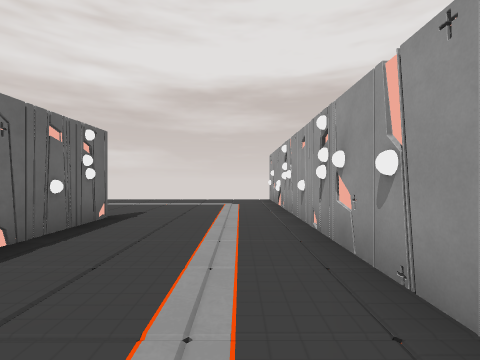
View 1 (above)

17 first-person views from a walk through a 3-D level made in the Godot game engine. The camera is 1.5 m above the floor, looks level and sees 85° across. The floor is counted in squares, 2 m on a side. Each view is taken from the middle of a square. On the plan, view 1 faces up. The plan holds only what a view shows up to about 9 squares ahead; the rest is blank.

View 2
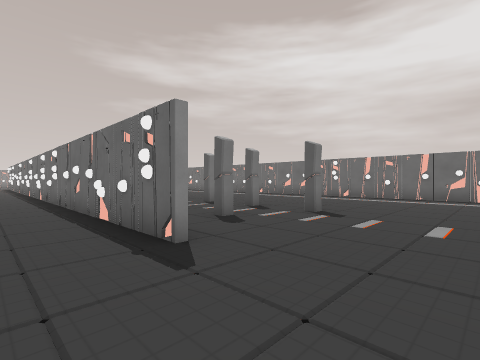

View 3
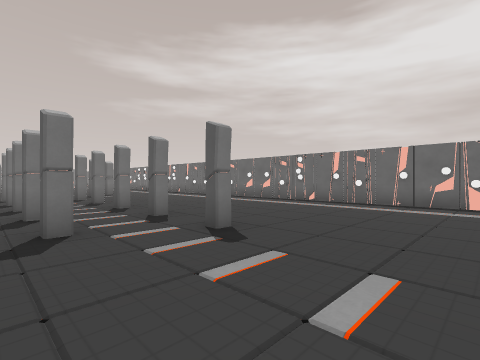

View 4
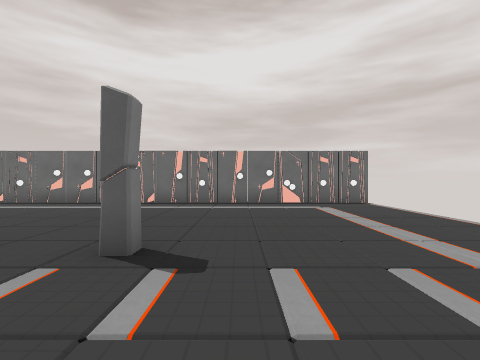

View 5
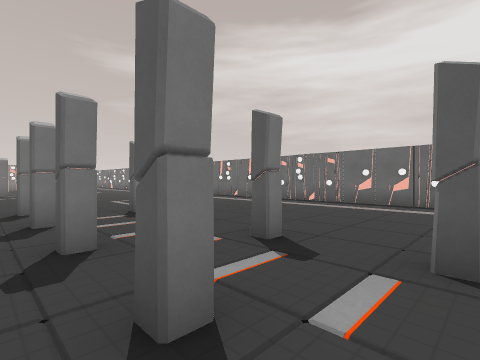

View 6
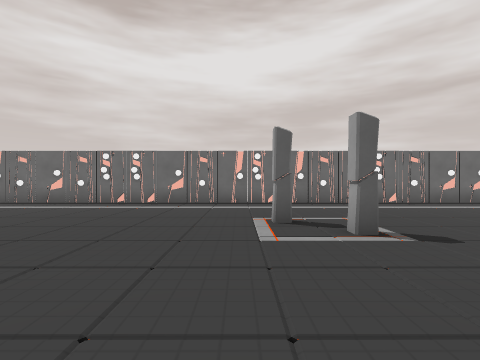

View 7
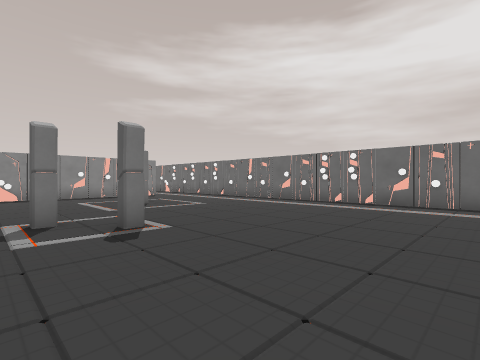

View 8
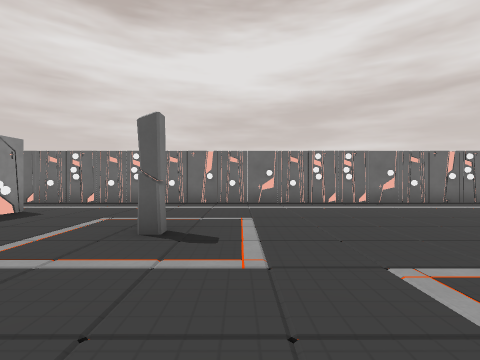

View 9
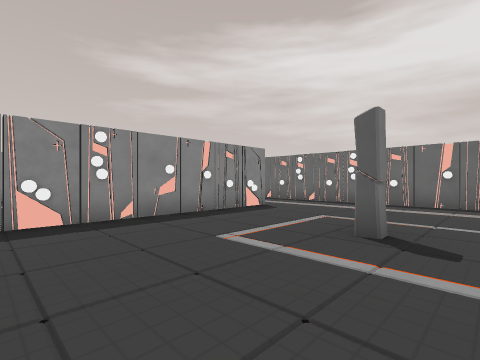

View 10
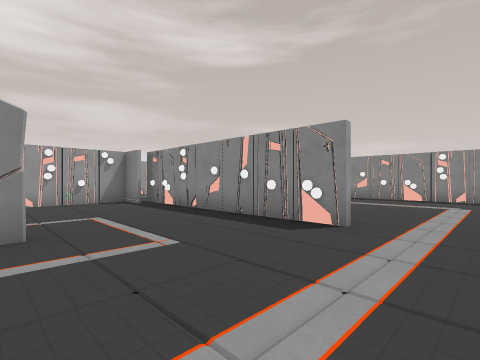

View 11
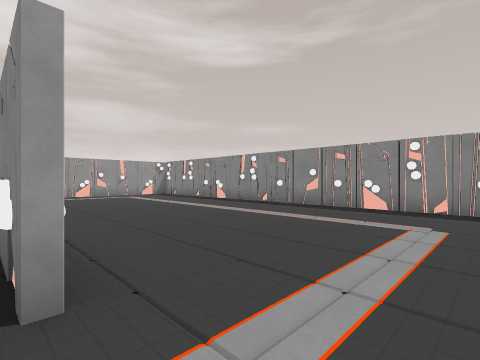

View 12
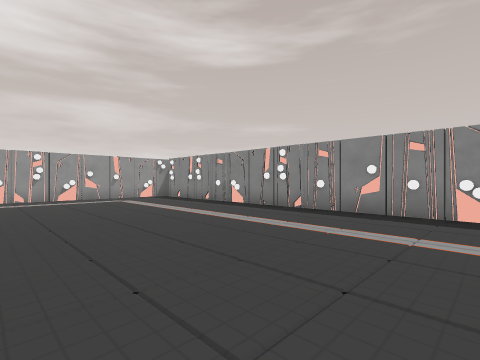

View 13
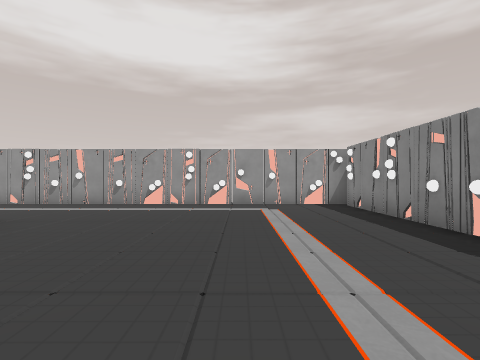

View 14
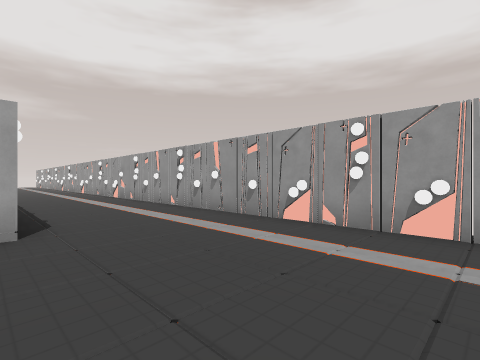

View 15
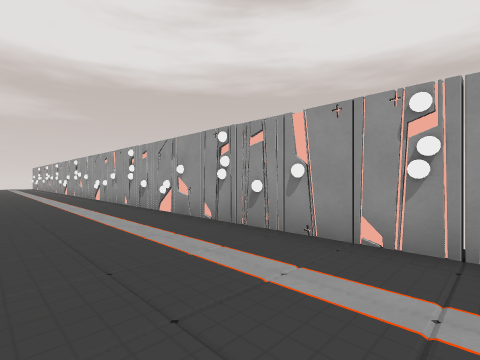

View 16
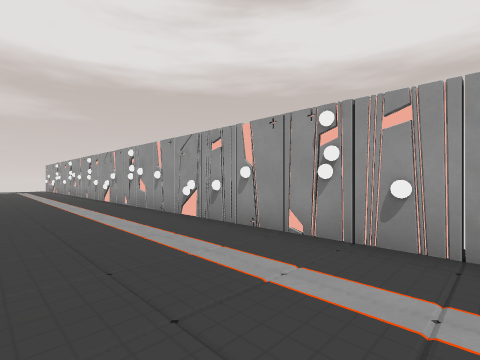

View 17
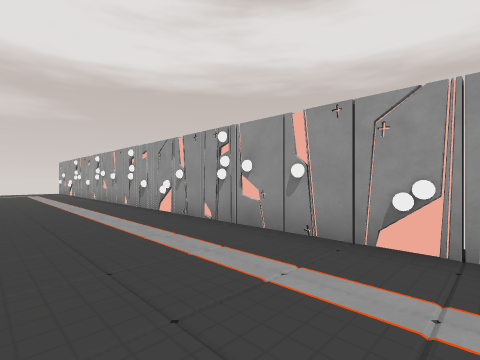

### Floor plan
Points are (right, up) in squares from view 1. A wall is a line through its corners. A room is listed if a view was taken in it or the views show most of it. See-through windows are left out.
Room 1 (views 1, 2, 3, 4, 5, 6, 7, 8, 9, 10, 11, 12, 13, 14, 15, 16, 17)
walls: (-12.8, -7.8) (-12.4, -8.2); (1.3, -6.9) (1, -6.6); (1.3, -6.6) (1, -6.2); (1.3, -9.3) (1, -8.8); (-12.7, -3.2) (-12.7, -21.1); (1.3, -10.6) (0.9, -10.2); (1.3, -14.6) (0.9, -14.2); (-12.7, 1.8) (-12.7, -2.5); (-12.8, -15.9) (-12.4, -16.3); (-2.3, 3.8) (-2.8, 3.4) (-2.5, 3.1); (1.3, -16.2) (1, -15.8); (-3.7, -18.6) (-2.9, -18.6) (-2.9, -15.9); (-5.1, -19.1) (-4.5, -19.2); (-2.8, 5.2) (-2.5, 4.8); (-2.7, 5.2) (-2.7, -3.1); (-10.2, -19.2) (-3.4, -19.2); (1.3, -17.7) (0.9, -17.3); (1.3, 4.3) (0.8, 4.8); (1.3, -19.5) (1, -19.1); (1.3, -19.9) (0.9, -19.5); (1.4, -21.2) (0.9, -20.5); (1.1, -21.4) (1, -20.4); (-12.7, 10.3) (-12.7, 2.6); (-11.8, -26.2) (0.7, -26.2); (1.2, -26.4) (1.2, 8.9)
ways out: gap at (-13, 10)
objects: column (-9, -6); column (-8, -15); column (-8, -5); column (-7, -3); column (-7, -1); column (-7, 1); column (-7, 3); column (-7, 5); column (-6, -11); column (-5, -12); column (-5, -4); column (-5, -2); column (-5, 0); column (-5, 2); column (-5, 4)

Where each view was taken, in squares from view 1:
view 1: 0 up, 0 right, facing up
view 2: 8 up, 1 left, facing down-left
view 3: 8 up, 4 left, facing down-left
view 4: 6 up, 4 left, facing left
view 5: 3 up, 4 left, facing down-left
view 6: 7 down, 4 left, facing left
view 7: 7 down, 4 left, facing down-left
view 8: 14 down, 4 left, facing left
view 9: 14 down, 4 left, facing down-left
view 10: 15 down, 12 left, facing down-right
view 11: 19 down, 12 left, facing down-right
view 12: 20 down, 10 left, facing down-right
view 13: 23 down, 7 left, facing right
view 14: 23 down, 3 left, facing up-right
view 15: 17 down, 2 left, facing up-right
view 16: 11 down, 2 left, facing up-right
view 17: 7 down, 2 left, facing up-right
